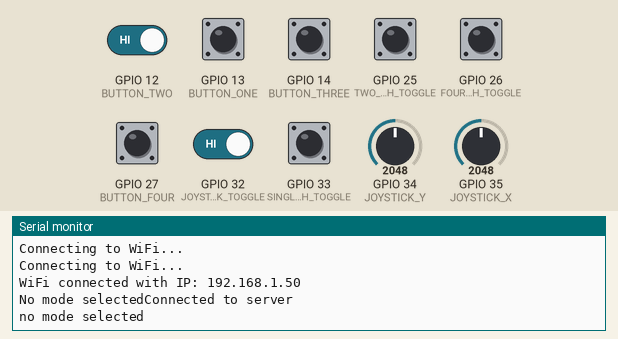
Bench run of a program on a simulated ESP32. Parts: the last lines printed to the serial monitor. The test bench sets the inputs (shaded band); at power-on: GPIO 12 (BUTTON_TWO), GPIO 13 (BUTTON_ONE), GPIO 14 (BUTTON_THREE), GPIO 25 (TWO_SWITCH_TOGGLE), GPIO 26 (FOUR_SWITCH_TOGGLE), GPIO 27 (BUTTON_FOUR), GPIO 32 (JOYSTICK_TOGGLE), GPIO 33 (SINGLE_SWITCH_TOGGLE) HIGH, GPIO 34 (JOYSTICK_Y) = 2048, GPIO 35 (JOYSTICK_X) = 2048. WiFi joins after 1.5 s; servers stay silent unless stated.

Above: at 2.7 s.
2.8 s: GPIO 25 (TWO_SWITCH_TOGGLE) pulled LOW for 1.35 s
At 4.7 s:
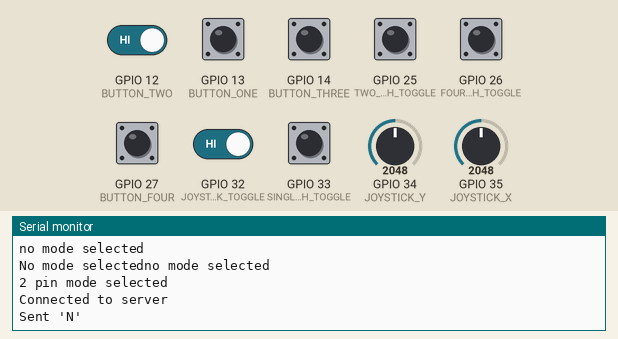
5.6 s: GPIO 26 (FOUR_SWITCH_TOGGLE) pulled LOW for 1.35 s
At 6.9 s:
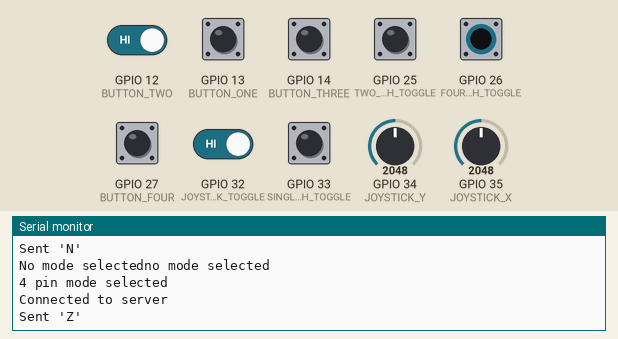
8.4 s: GPIO 32 (JOYSTICK_TOGGLE) driven LOW
At 10.1 s:
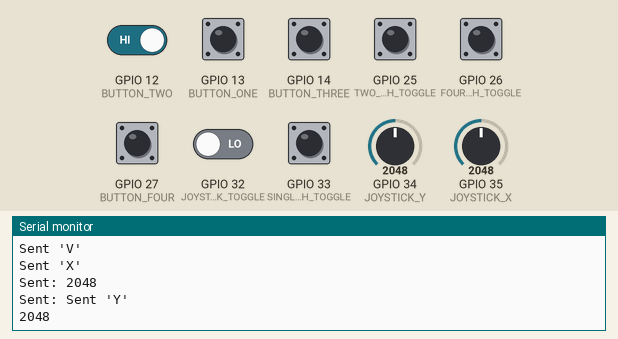
10.8 s: GPIO 33 (SINGLE_SWITCH_TOGGLE) pulled LOW for 1.35 s
At 12.3 s:
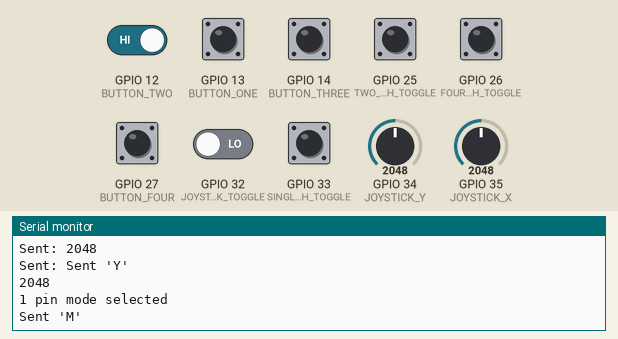
13.6 s: GPIO 32 (JOYSTICK_TOGGLE) driven HIGH
At 14.2 s:
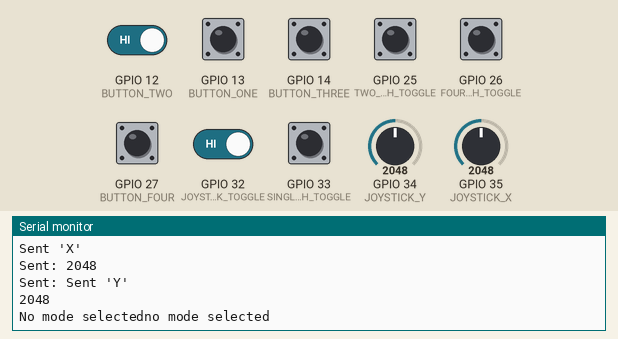
17.8 s: GPIO 12 (BUTTON_TWO) driven LOW and GPIO 25 (TWO_SWITCH_TOGGLE) driven LOW
At 18.8 s:
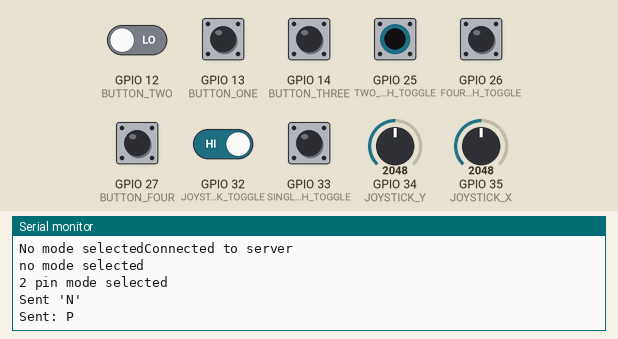
Timing chart, 0 to 20.8 s (numbered marks = the images above; inputs shaded):
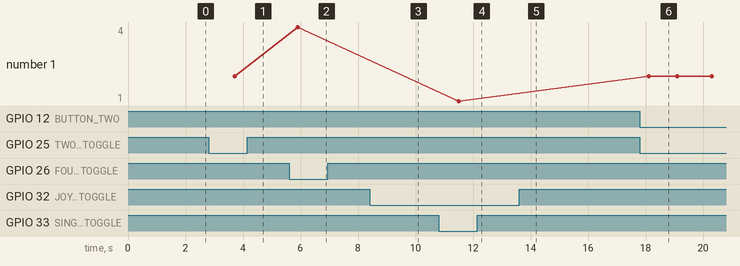

Measured:
- after the input at 2.8 s, the serial monitor: prints a new line after 0.90 s (image 1)
- after the input at 5.6 s, the serial monitor: prints a new line after 0.30 s (image 2)
- after the input at 8.4 s, the serial monitor: prints a new line after 0.91 s (image 3)
- after the input at 10.8 s, the serial monitor: prints a new line after 0.71 s (image 4)
- after the input at 13.6 s, the serial monitor: prints a new line after 0.11 s (image 5)
- after the input at 17.8 s, the serial monitor: prints a new line after 0.31 s (image 6)
- plotted number 1: 2 → 4 after the input at 5.6 s, 4 → 1 after the input at 10.8 s, 1 → 2 after the input at 17.8 s

The program:

main.cpp
```cpp
#include <WiFi.h>

// WiFi credentials
const char *ssid = "wheelchair";
const char *password = "wheelchair123";

// Button pin macros
#define BUTTON_ONE 13
#define BUTTON_TWO 12
#define BUTTON_THREE 14
#define BUTTON_FOUR 27
#define FOUR_SWITCH_TOGGLE 26
#define TWO_SWITCH_TOGGLE 25
#define SINGLE_SWITCH_TOGGLE 33
#define JOYSTICK_TOGGLE 32
#define JOYSTICK_X 35
#define JOYSTICK_Y 34

// Server IP and port
IPAddress serverIP(10, 42, 0, 1);
const uint16_t serverPort = 5001;

WiFiClient client;

char mode = 'V';

void setup()
{
  Serial.begin(115200);

  pinMode(BUTTON_ONE, INPUT_PULLUP);
  pinMode(BUTTON_TWO, INPUT_PULLUP);
  pinMode(BUTTON_THREE, INPUT_PULLUP);
  pinMode(BUTTON_FOUR, INPUT_PULLUP);
  pinMode(FOUR_SWITCH_TOGGLE, INPUT_PULLUP);
  pinMode(TWO_SWITCH_TOGGLE, INPUT_PULLUP);
  pinMode(SINGLE_SWITCH_TOGGLE, INPUT_PULLUP);
  pinMode(JOYSTICK_TOGGLE, INPUT_PULLUP);
  pinMode(JOYSTICK_X, INPUT);
  pinMode(JOYSTICK_Y, INPUT);

  WiFi.begin(ssid, password);
  while (WiFi.status() != WL_CONNECTED)
  {
    delay(500);
    Serial.println("Connecting to WiFi...");
  }

  Serial.print("WiFi connected with IP: ");
  Serial.println(WiFi.localIP());
}

void sendChar(char ch)
{
  client.write('C');
  client.write(ch);
}

void sendInt(int i)
{
  client.write('I');
  client.write((uint8_t *)&i, 4);
}

void loop()
{
  if (digitalRead(FOUR_SWITCH_TOGGLE) == LOW)
  {
    mode = 'Z';
    Serial.println("4 pin mode selected");
    client.write('Z');
  }
  else if (digitalRead(TWO_SWITCH_TOGGLE) == LOW)
  {
    mode = 'N';
    Serial.println("2 pin mode selected");
    client.write('N');
  }
  else if (digitalRead(SINGLE_SWITCH_TOGGLE) == LOW)
  {
    mode = 'M';
    Serial.println("1 pin mode selected");
    client.write('M');
  }
  else if (digitalRead(JOYSTICK_TOGGLE) == LOW)
  {
    mode = 'V';
    Serial.println("Joystick mode selected");
    client.write('V');
  }
  else
  {
    mode = 'K';
    Serial.print("No mode selected");
  }

  if (!client.connected())
  {
    if (!client.connect(serverIP, serverPort))
    {
      Serial.println("Connection to host failed");
      delay(1000);
      return;
    }
    Serial.println("Connected to server");
  }

  switch (mode)
  {
  case 'Z':
  {
    Serial.println("Sent 'Z' ");
    sendChar('Z');

    if (digitalRead(BUTTON_ONE) == LOW)
    {
      sendChar('F');
      Serial.println("Sent: F");
    }

    if (digitalRead(BUTTON_TWO) == LOW)
    {
      sendChar('B');
      Serial.println("Sent: B");
    }

    if (digitalRead(BUTTON_THREE) == LOW)
    {
      sendChar('L');
      Serial.println("Sent: L");
    }

    if (digitalRead(BUTTON_FOUR) == LOW)
    {
      sendChar('R');
      Serial.println("Sent: R");
    }
    break;
  }
  case 'N':
{
    Serial.println("Sent 'N' ");
    sendChar('N');

    if (digitalRead(BUTTON_ONE) == LOW)
    {
      sendChar('O');
      Serial.println("Sent: O");
    }
    else if (digitalRead(BUTTON_TWO) == LOW)
    {
      sendChar('P');
      Serial.println("Sent: P");
    }
    break;
  }
  case 'M':
  {
    Serial.println("Sent 'M' ");
    sendChar('M');

    if (digitalRead(BUTTON_ONE) == LOW)
    {
      sendChar('F');
      Serial.println("Sent: F");
    }
    break;
  }
  case 'V':
  {
    Serial.println("Sent 'V' ");
    sendChar('V');
    int x = analogRead(JOYSTICK_X);
    int y = analogRead(JOYSTICK_Y);
    Serial.println("Sent 'X' ");
    sendChar('X');
    Serial.print("Sent: ");
    Serial.println(x);
    Serial.print("Sent: ");
    sendInt(x);

    Serial.println("Sent 'Y' ");
    Serial.println(y);
    sendChar('Y');
    sendInt(y);
    break;
  }
  case 'K':
  {
    Serial.println("no mode selected");
    break;
  }
  }

  delay(1000); // debounce and CPU relaxation
}
```
